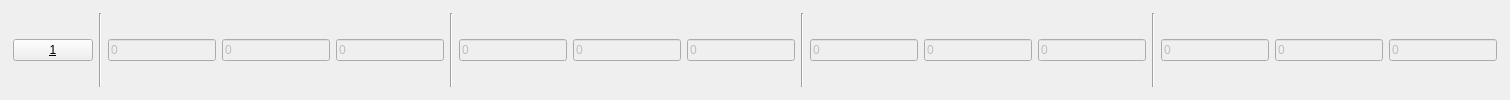
            <widget class="QGroupBox" name="groupbox1">
             <property name="autoFillBackground">
              <bool>false</bool>
             </property>
             <property name="styleSheet">
              <string notr="true">QGroupBox {
  border: 2px solid;
  border-color: rgba(255, 255, 255, 0);
}</string>
             </property>
             <property name="title">
              <string/>
             </property>
             <property name="alignment">
              <set>Qt::AlignLeading|Qt::AlignLeft|Qt::AlignTop</set>
             </property>
             <layout class="QHBoxLayout" name="horizontalLayout_4">
              <property name="spacing">
               <number>6</number>
              </property>
              <item>
               <layout class="QHBoxLayout" name="horizontalLayout_3">
                <item>
                 <widget class="QPushButton" name="valve1">
                  <property name="sizePolicy">
                   <sizepolicy hsizetype="Expanding" vsizetype="Fixed">
                    <horstretch>0</horstretch>
                    <verstretch>0</verstretch>
                   </sizepolicy>
                  </property>
                  <property name="text">
                   <string>&amp;1</string>
                  </property>
                  <property name="checkable">
                   <bool>true</bool>
                  </property>
                 </widget>
                </item>
                <item>
                 <widget class="Line" name="line_2">
                  <property name="orientation">
                   <enum>Qt::Vertical</enum>
                  </property>
                 </widget>
                </item>
                <item>
                 <widget class="QLineEdit" name="edit1_delayh">
                  <property name="enabled">
                   <bool>false</bool>
                  </property>
                  <property name="styleSheet">
                   <string notr="true"/>
                  </property>
                  <property name="text">
                   <string>0</string>
                  </property>
                 </widget>
                </item>
                <item>
                 <widget class="QLineEdit" name="edit1_delaym">
                  <property name="enabled">
                   <bool>false</bool>
                  </property>
                  <property name="text">
                   <string>0</string>
                  </property>
                 </widget>
                </item>
                <item>
                 <widget class="QLineEdit" name="edit1_delays">
                  <property name="enabled">
                   <bool>false</bool>
                  </property>
                  <property name="text">
                   <string>0</string>
                  </property>
                 </widget>
                </item>
                <item>
                 <widget class="Line" name="line">
                  <property name="orientation">
                   <enum>Qt::Vertical</enum>
                  </property>
                 </widget>
                </item>
                <item>
                 <widget class="QLineEdit" name="edit1_onh">
                  <property name="enabled">
                   <bool>false</bool>
                  </property>
                  <property name="text">
                   <string>0</string>
                  </property>
                 </widget>
                </item>
                <item>
                 <widget class="QLineEdit" name="edit1_onm">
                  <property name="enabled">
                   <bool>false</bool>
                  </property>
                  <property name="text">
                   <string>0</string>
                  </property>
                 </widget>
                </item>
                <item>
                 <widget class="QLineEdit" name="edit1_ons">
                  <property name="enabled">
                   <bool>false</bool>
                  </property>
                  <property name="text">
                   <string>0</string>
                  </property>
                 </widget>
                </item>
                <item>
                 <widget class="Line" name="line_7">
                  <property name="orientation">
                   <enum>Qt::Vertical</enum>
                  </property>
                 </widget>
                </item>
                <item>
                 <widget class="QLineEdit" name="edit1_offh">
                  <property name="enabled">
                   <bool>false</bool>
                  </property>
                  <property name="text">
                   <string>0</string>
                  </property>
                 </widget>
                </item>
                <item>
                 <widget class="QLineEdit" name="edit1_offm">
                  <property name="enabled">
                   <bool>false</bool>
                  </property>
                  <property name="text">
                   <string>0</string>
                  </property>
                 </widget>
                </item>
                <item>
                 <widget class="QLineEdit" name="edit1_offs">
                  <property name="enabled">
                   <bool>false</bool>
                  </property>
                  <property name="text">
                   <string>0</string>
                  </property>
                  <property name="placeholderText">
                   <string/>
                  </property>
                 </widget>
                </item>
                <item>
                 <widget class="Line" name="line_8">
                  <property name="orientation">
                   <enum>Qt::Vertical</enum>
                  </property>
                 </widget>
                </item>
                <item>
                 <widget class="QLineEdit" name="edit1_totalh">
                  <property name="enabled">
                   <bool>false</bool>
                  </property>
                  <property name="text">
                   <string>0</string>
                  </property>
                  <property name="placeholderText">
                   <string/>
                  </property>
                 </widget>
                </item>
                <item>
                 <widget class="QLineEdit" name="edit1_totalm">
                  <property name="enabled">
                   <bool>false</bool>
                  </property>
                  <property name="text">
                   <string>0</string>
                  </property>
                  <property name="placeholderText">
                   <string/>
                  </property>
                 </widget>
                </item>
                <item>
                 <widget class="QLineEdit" name="edit1_totals">
                  <property name="enabled">
                   <bool>false</bool>
                  </property>
                  <property name="text">
                   <string>0</string>
                  </property>
                  <property name="placeholderText">
                   <string/>
                  </property>
                 </widget>
                </item>
               </layout>
              </item>
             </layout>
            </widget>
